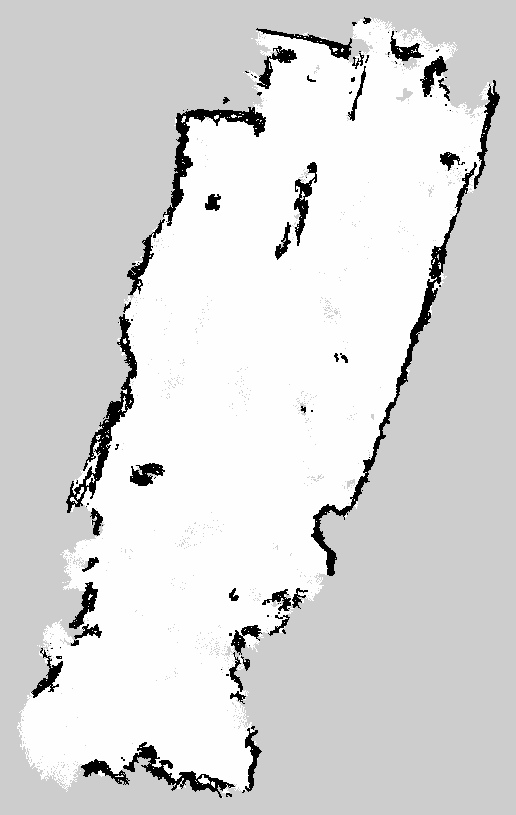
#> input picture config/maps/gridmap.pgm, 516 x 815 px, found by its file name
$ python main.py
#> lines starting #> are read from the running program, lines starting #| are printed output that depends on the picture; after the words box and inside, x2 and y2 are one past the last pixel; in counts of white or black regions, pixels touching at a corner belong together
# from __future__ import print_function
import cv2
import numpy as np
import argparse
import matplotlib.pyplot as plt
import shapely
from shapely import geometry
from shapely import affinity
from shapely import ops

src = None
np_src = None
np_unk = None
np_free = None
np_obstacle = None
np_result = None
erosion_size = 0
max_elem = 2
max_kernel_size = 21
title_trackbar_element_shape = 'Element:\n 0: Rect \n 1: Cross \n 2: Ellipse'
title_trackbar_kernel_size = 'Kernel size:\n 2n +1'
title_erosion_window = 'Erosion Demo'
title_dilation_window = 'Dilation Demo'
unk_window = 'UNK window'
obst_window = 'OBSTACLE window'
free_window = 'FREE window'
np_obstacle_margin_window = 'np_obstacle_margin'
np_free_filled_window = 'np_free_filled'
np_unk_cleaned_window = 'np_unk_cleaned'
np_result_window = 'RESULT'


def get_shapely_poly(polygons, contours, hierarchy, poly_id, external, internals):
    while poly_id != -1:
        contour = contours[poly_id].squeeze(axis=1)
        if len(contour) >= 3:
            first_child_id = hierarchy[poly_id][2]
            children = [] if external else None
            get_shapely_poly(polygons, contours, hierarchy, first_child_id, not external, children)

            if external:
                polygon = geometry.Polygon(contour, holes=children)
                polygons.append(polygon)
            else:
                internals.append(contour)

        poly_id = hierarchy[poly_id][0]


def main(image):
#> called with image = 'gridmap.pgm'
    global src
    global np_unk
    global np_free
    global np_obstacle


    src = cv2.imread(cv2.samples.findFile(image), cv2.IMREAD_UNCHANGED)
#> src is the input picture: shape (815, 516); min 0, max 254, mean 216.9
    if src is None:
        print('Could not open or find the image: ', image)
        exit(0)
    # np_src = src.astype('int8')
    width, height = np.shape(src)
#> width = 815; height = 516
    np_src = np.copy(src)
    np_unk = np.zeros_like(src, dtype=np.uint8)
    np_unk.fill(254)
#> np_unk: shape (815, 516); every value is 254
    np_free = np.zeros_like(src, dtype=np.uint8)
    np_free.fill(254)
    np_obstacle = np.zeros_like(src, dtype=np.uint8)
    np_obstacle.fill(254)
    # for line in np_src:
    #     for col in line:
    #         # print((255 - col) / 255.0)
    #         print(col)

    np_unk = np.where(src == 205, 0, np_unk)
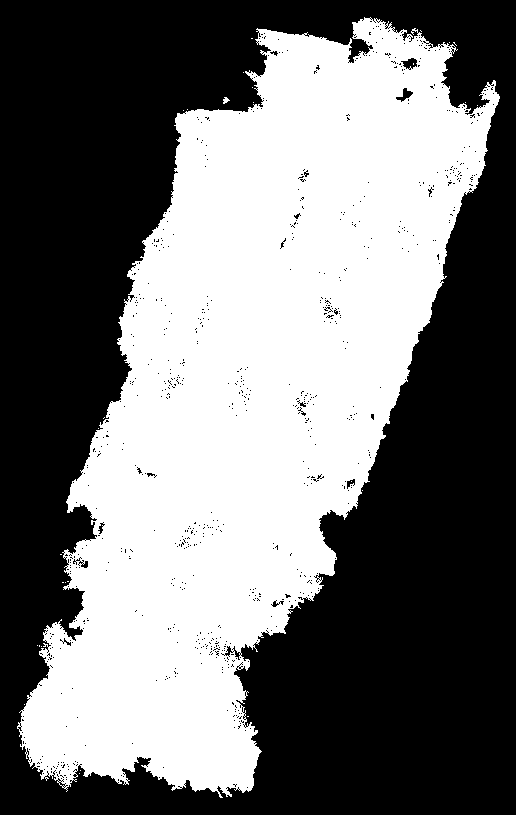
#> np_unk: shape (815, 516); values 0 (black) and 254 (white), 45.8% white; 29 white regions (27 under 20 px), largest, box (x1, y1, x2, y2) and area: (17, 17, 500, 798) 192653, (223, 97, 230, 104) 29
    np_obstacle = np.where(src == 0, 0, np_obstacle)
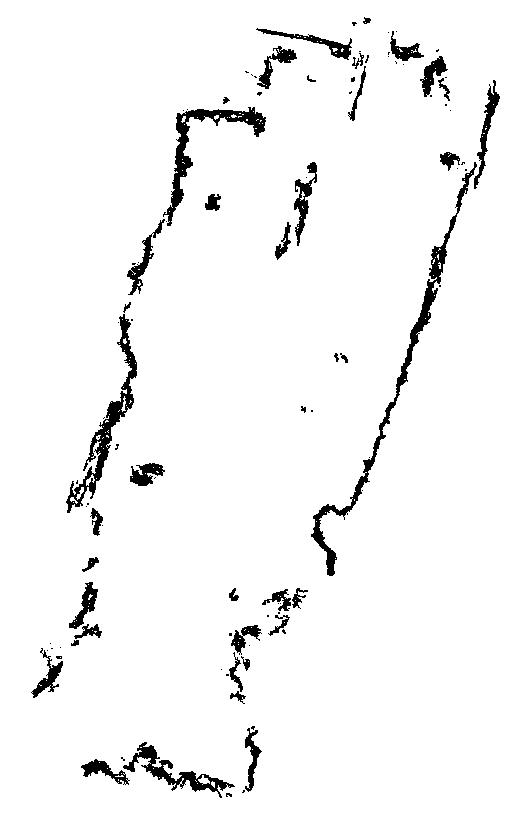
#> np_obstacle: shape (815, 516); values 0 (black) and 254 (white), 95.8% white; 102 black regions (61 under 20 px), largest, box (x1, y1, x2, y2) and area: (311, 162, 477, 576) 2972, (66, 314, 137, 513) 2157, (163, 107, 266, 226) 1909
    np_free = np.where(src == 254, 0, np_free)
#> np_free: shape (815, 516); values 0 (black) and 254 (white), 58.3% white; 301 black regions (283 under 20 px), largest, box (x1, y1, x2, y2) and area: (17, 17, 488, 792) 173457, (72, 452, 98, 495) 240, (479, 82, 490, 100) 80


    # Remove unknown noise
    shape_size = 2
    kernel = cv2.getStructuringElement(cv2.MORPH_ELLIPSE,
                                       (2 * shape_size + 1, 2 * shape_size + 1),
                                       (shape_size, shape_size))
    np_unk_cleaned = cv2.dilate(np_unk, kernel, iterations=1)
#> np_unk_cleaned: shape (815, 516); values 0 (black) and 254 (white), 48.1% white; 2 white regions, box (x1, y1, x2, y2) and area: (15, 15, 502, 800) 202371, (221, 95, 232, 106) 86
    # Unknown as obstacle
    np_obstacle = np.where(np_unk_cleaned == 0, np_unk_cleaned, np_obstacle)
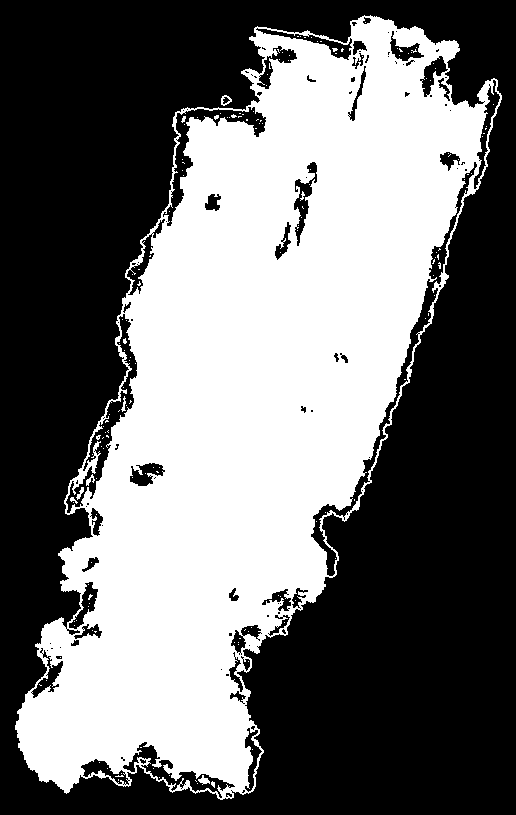
#> np_obstacle: shape (815, 516); values 0 (black) and 254 (white), 44% white; 167 white regions (158 under 20 px), largest, box (x1, y1, x2, y2) and area: (15, 15, 502, 800) 184231, (198, 775, 210, 785) 61, (221, 95, 232, 106) 57

    # Obstacle margin
    shape_size = 6
    kernel = cv2.getStructuringElement(cv2.MORPH_ELLIPSE,
                                       (2 * shape_size + 1, 2 * shape_size + 1),
                                       (shape_size, shape_size))
    np_obstacle_margin = cv2.erode(np_obstacle, kernel, iterations=1)
#> np_obstacle_margin: shape (815, 516); values 0 (black) and 254 (white), 35.5% white; 12 white regions (6 under 20 px), largest, box (x1, y1, x2, y2) and area: (22, 23, 479, 785) 148829, (47, 626, 67, 643) 177, (401, 33, 419, 42) 91, (445, 46, 452, 54) 39, (260, 39, 275, 44) 36, (425, 45, 430, 53) 24

    # Fill holes in free
    shape_size = 3
    kernel = cv2.getStructuringElement(cv2.MORPH_ELLIPSE,
                                       (2 * shape_size + 1, 2 * shape_size + 1),
                                       (shape_size, shape_size))
    np_free_filled = cv2.erode(np_free, kernel, iterations=1)
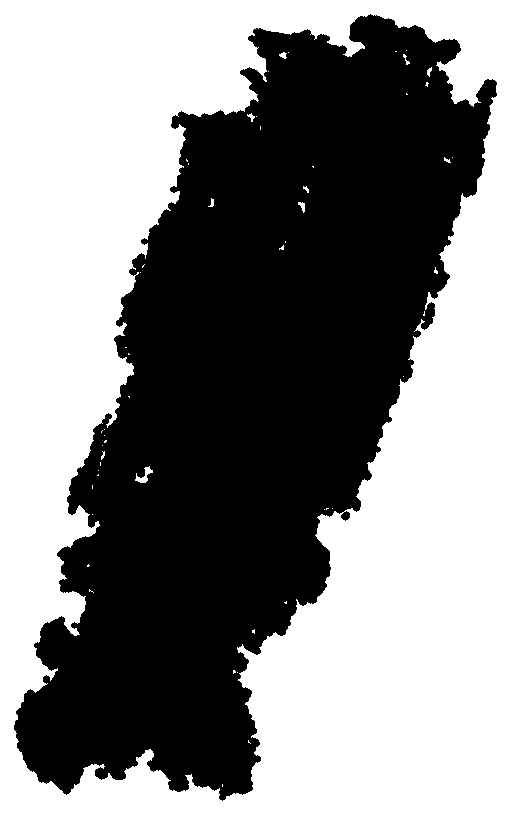
#> np_free_filled: shape (815, 516); values 0 (black) and 254 (white), 53.2% white; 1 black region, box (x1, y1, x2, y2) and area: (14, 14, 497, 801) 196839


    image_copy = src.copy()
    plt.imshow(image_copy)
    plt.show()
    for i in range(0, 25):
        contours, hierarchy = cv2.findContours(np_obstacle_margin, cv2.RETR_TREE, cv2.CHAIN_APPROX_NONE)
        if hierarchy is None:
            break

        polygons = []
        hierarchy = hierarchy[0]
        get_shapely_poly(polygons, contours, hierarchy, 0, True, [])
        simplify_limit = 3
        for poly in polygons:
            poly = poly.simplify(simplify_limit, preserve_topology=True)
            print(poly.area)
            points = [[x, y] for x, y in zip(*poly.exterior.coords.xy)]
            image_copy = cv2.polylines(image_copy, pts=np.array([points]).astype(np.int32),
                                       isClosed=True, color=80, thickness=1)

            for inner in poly.interiors:
                inner = inner.simplify(simplify_limit, preserve_topology=True)
                print(inner.area)
                points = [[x, y] for x, y in zip(*inner.coords.xy)]
                image_copy = cv2.polylines(image_copy, pts=np.array([points]).astype(np.int32),
                                           isClosed=True, color=190, thickness=1)

            plt.imshow(image_copy)
            plt.show()


        cv2.namedWindow(np_result_window, cv2.WINDOW_NORMAL)
        cv2.resizeWindow(np_result_window, height, width)
        cv2.imshow(np_result_window, image_copy)
        cv2.waitKey()

        # Obstacle margin
        shape_size = 4
        kernel = cv2.getStructuringElement(cv2.MORPH_ELLIPSE,
                                           (2 * shape_size + 1, 2 * shape_size + 1),
                                           (shape_size, shape_size))
        np_obstacle_margin = cv2.erode(np_obstacle_margin, kernel, iterations=1)
#> this loop made 23 passes
#> pass 1, in main, `plt.show()`:
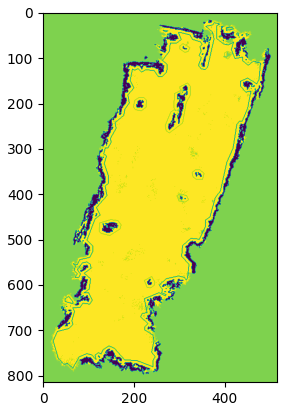
#> figure drawn by matplotlib, 1 panel
#> pass 1, in main, `np_obstacle_margin = cv2.erode(np_obstacle_margin, kernel, iterations=1)`:
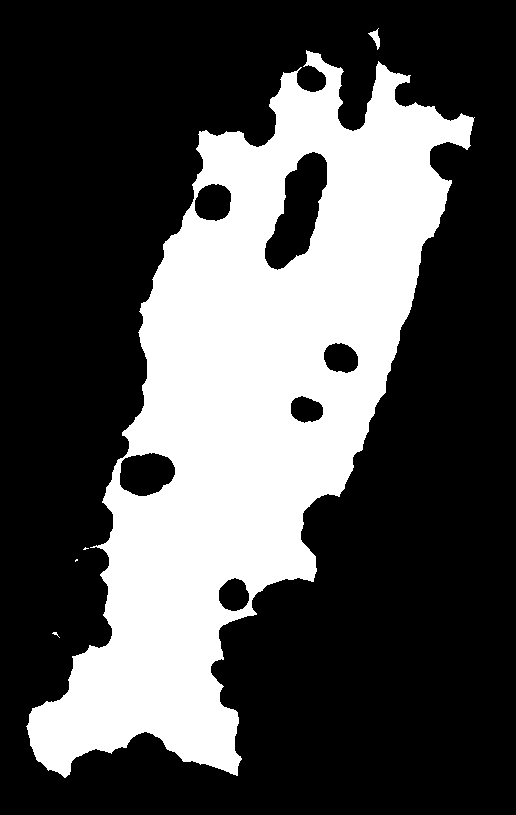
#> np_obstacle_margin: shape (815, 516); values 0 (black) and 254 (white), 31.8% white; 5 white regions (3 under 20 px), largest, box (x1, y1, x2, y2) and area: (26, 50, 475, 778) 133780, (368, 28, 380, 50) 109
#> after the loop:
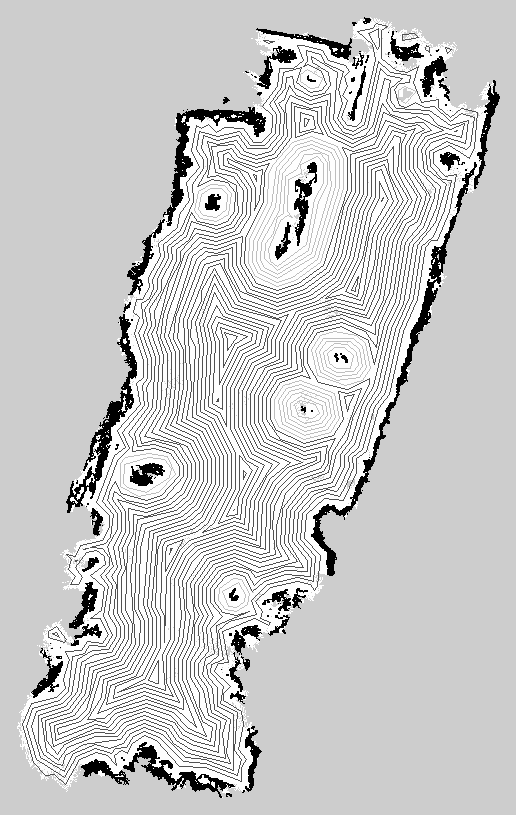
#> image_copy: shape (815, 516); 8.42% of pixels changed, all inside (x1, y1, x2, y2) = (22, 23, 478, 785)
#> after the loop: np_obstacle_margin: shape (815, 516); every value is 0


    # [40 lines of commented-out code are left out]


if __name__ == "__main__":
    parser = argparse.ArgumentParser(description='Code for Eroding and Dilating tutorial.')
    parser.add_argument('--input', help='Path to input image.', default='gridmap.pgm')
    args = parser.parse_args()
    main(args.input)

$ run again, with config/maps/Garden_09_2023.pgm copied over config/maps/gridmap.pgm
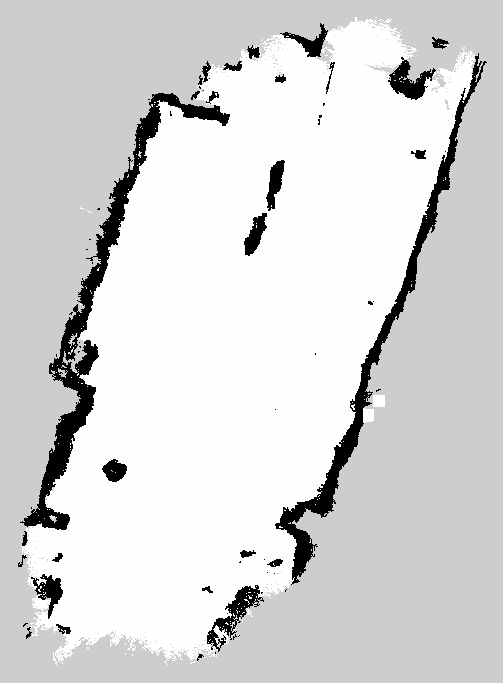
#> input picture config/maps/Garden_09_2023.pgm, 503 x 683 px, found by its file name
#> in main, src is the input picture: shape (683, 503); min 0, max 254, mean 215.4
#> in main, `np_unk = np.where(src == 205, 0, np_unk)`:
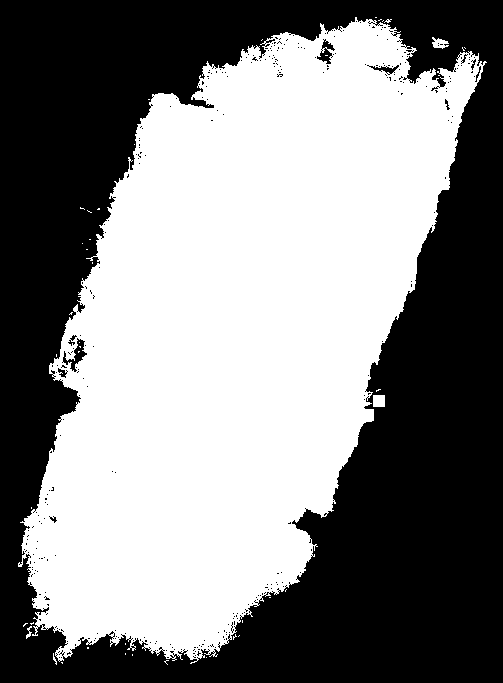
#> np_unk: shape (683, 503); values 0 (black) and 254 (white), 51.7% white; 330 black regions (319 under 20 px), largest, box (x1, y1, x2, y2) and area: (0, 0, 503, 683) 164730, (62, 338, 87, 372) 268, (317, 39, 335, 64) 195
#> np_free: shape (683, 503); values 0 (black) and 254 (white), 54.2% white; 188 black regions (182 under 20 px), largest, box (x1, y1, x2, y2) and area: (21, 17, 475, 662) 156185, (32, 594, 51, 611) 171, (363, 408, 374, 423) 146, (373, 395, 385, 407) 144, (213, 625, 230, 645) 127, (246, 607, 253, 617) 24
#> np_unk_cleaned: shape (683, 503); values 0 (black) and 254 (white), 54.2% white; 17 black regions (15 under 20 px), largest, box (x1, y1, x2, y2) and area: (0, 0, 503, 683) 157361, (77, 353, 83, 360) 21
#> np_free_filled: shape (683, 503); values 0 (black) and 254 (white), 50% white; 22 white regions (16 under 20 px), largest, box (x1, y1, x2, y2) and area: (0, 0, 503, 683) 171050, (247, 219, 263, 252) 161, (106, 463, 124, 479) 156, (272, 164, 281, 192) 149, (47, 581, 60, 601) 145, (238, 590, 246, 601) 28
#> the loop in main, `for i in range(0, 25):` made 25 passes
#> after the loop in main, `for i in range(0, 25):`:
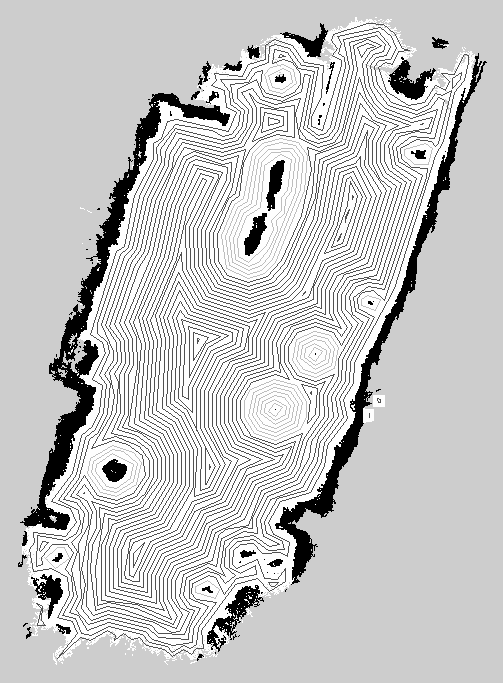
#> image_copy: shape (683, 503); 9.48% of pixels changed, all inside (x1, y1, x2, y2) = (29, 23, 469, 659)
